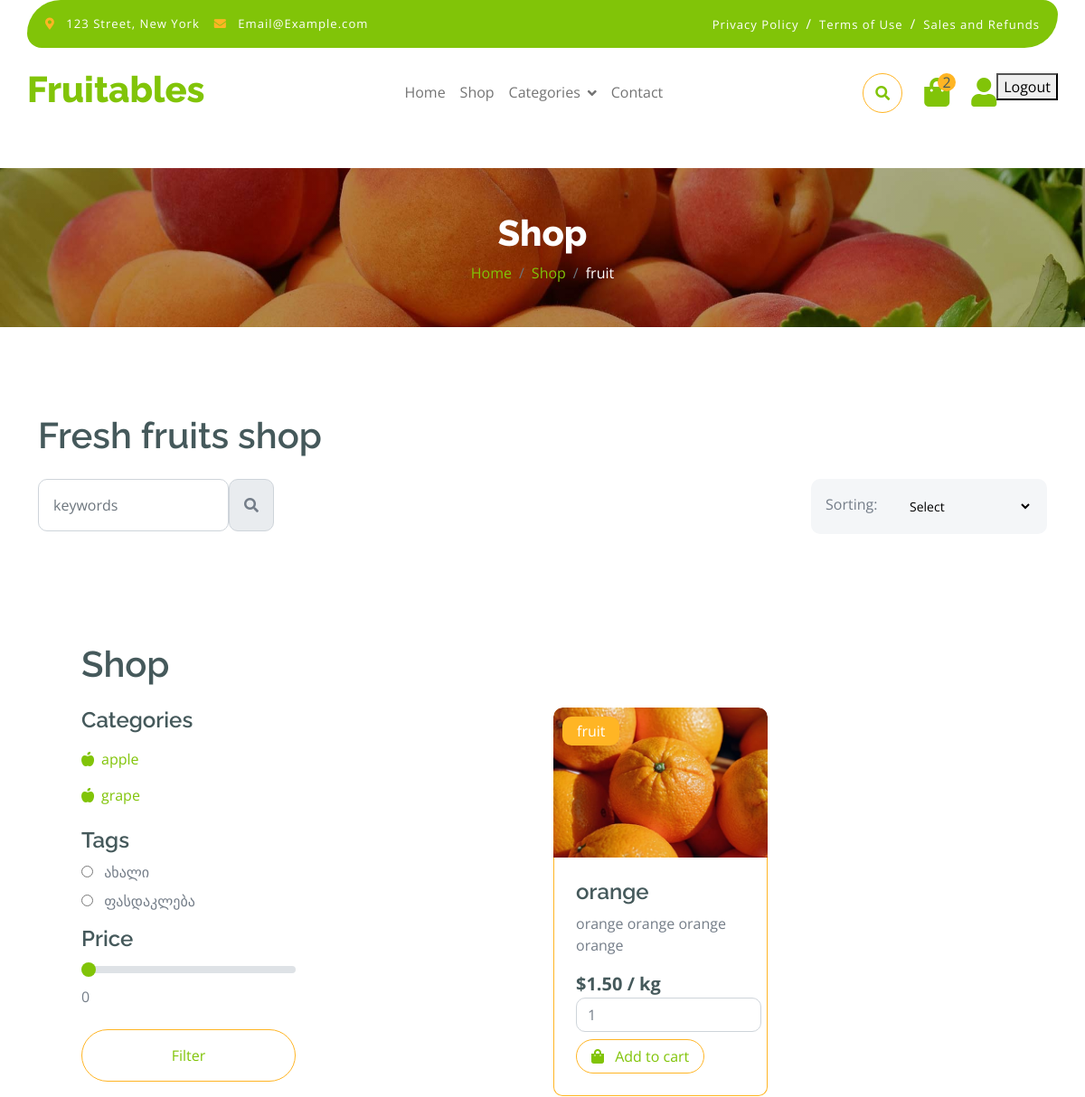
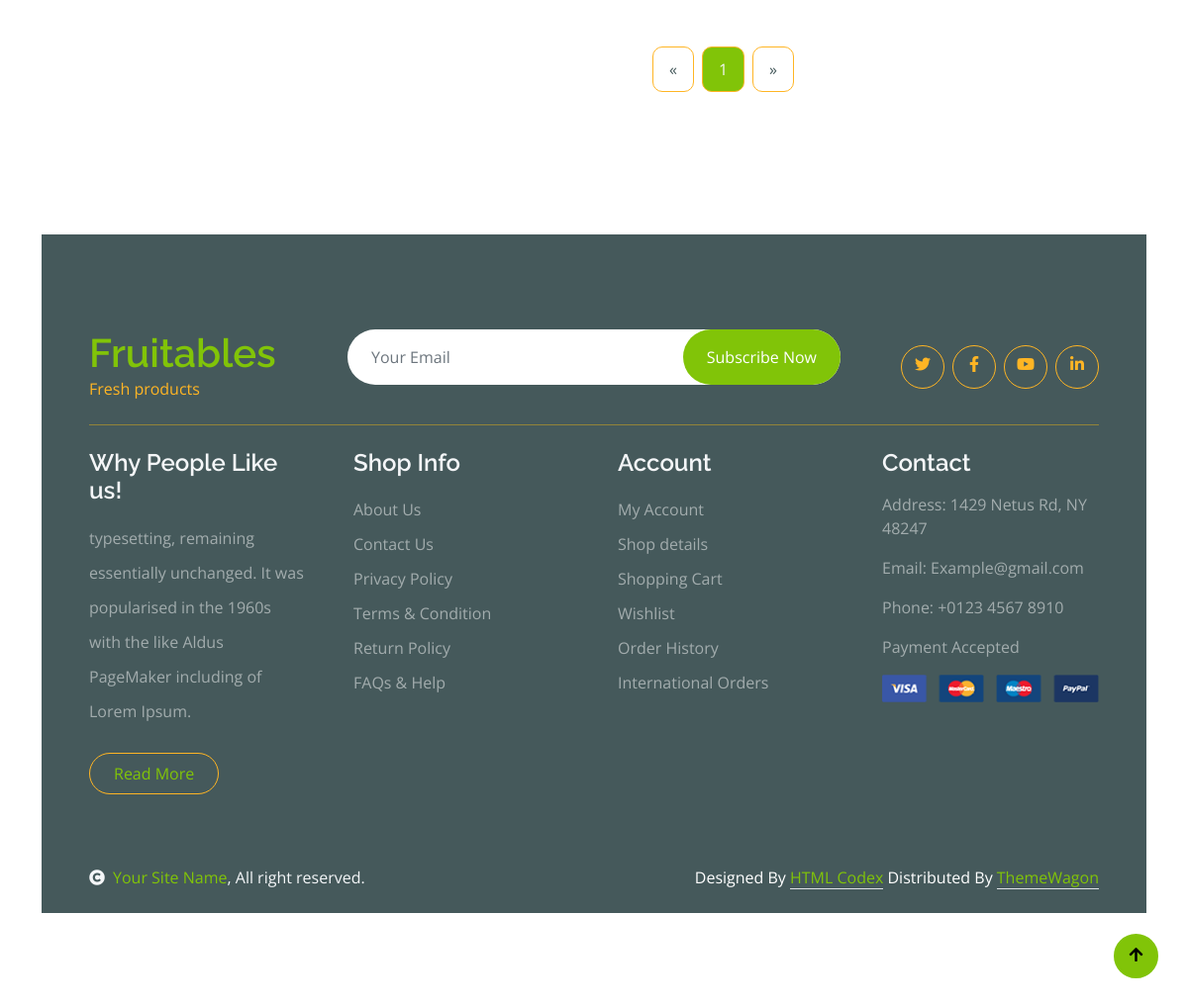
The page /store/category/fruit/ (signed in) on the database its author committed (2 pictures, top to bottom).
### store/models.py (models this page shows, shortened)
class Category(models.Model):
    name = models.CharField(max_length=255)
    slug = models.SlugField()
    parent = models.ForeignKey(
        'self',
        on_delete=models.CASCADE,
        related_name='children',
        blank=True,
        null=True
    )
    class Meta:
        verbose_name_plural = "Categories"

class Tag(models.Model):
    name = models.CharField(max_length=255)

class Product(models.Model):
    name = models.CharField(max_length=255)
    slug = models.SlugField()
    tags = models.ManyToManyField(Tag, blank=True)
    category = models.ForeignKey(Category, on_delete=models.CASCADE)
    price = models.DecimalField(max_digits=10, decimal_places=2)
    weight = models.DecimalField(max_digits=10, decimal_places=2)
    country_of_origin = models.CharField(max_length=100)
    quality = models.CharField(max_length=100)
    check_healthiness = models.CharField(max_length=100)
    min_weight = models.DecimalField(max_digits=5, decimal_places=5)
    description = models.TextField()
    image = models.ImageField(upload_to='products/')
    quantity = models.IntegerField(default=0)
    created_at = models.DateTimeField(default=timezone.now)

### store/views.py (the view)
# urls.py: path('category/', ProductListView.as_view(), name='category'),
@method_decorator([login_required, cache_page(600)], name='dispatch')
class ProductListView(ListView):
    template_name = 'shop.html'
    context_object_name = 'products'
    def get_queryset(self):
        queryset = Product.objects.select_related('category').prefetch_related('tags')
        category_slug = self.kwargs.get('slug')
        if category_slug:
            category = get_object_or_404(Category, slug=category_slug)
            queryset = queryset.filter(category=category)
        query = self.request.GET.get('search_bar')
        if query:
            queryset = queryset.filter(name__icontains=query)
        tag = self.request.GET.get('tag')
        if tag:
            queryset = queryset.filter(tags__name=tag)
        price = self.request.GET.get('rangeInput')
        if price:
            try:
                price = float(price)
                queryset = queryset.filter(price__lte=price)
            except ValueError:
                pass
        sort = self.request.GET.get('sort', '')
        if sort == 'price_asc':
            queryset = queryset.order_by('price')
        elif sort == 'price_desc':
            queryset = queryset.order_by('-price')
        elif sort == 'newest':
            queryset = queryset.order_by('created_at')
        else:
            queryset = queryset.order_by('name')
        return queryset
    def get_context_data(self, **kwargs):
        context = super().get_context_data(**kwargs)
        tags = Tag.objects.all()
        root_categories = Category.objects.filter(parent=None)
        category_slug = self.kwargs.get('slug')
        category = get_object_or_404(Category, slug=category_slug) if category_slug else None
        paginator = Paginator(self.get_queryset(), 6)
        page_number = self.request.GET.get('page')
        page_obj = paginator.get_page(page_number)
        context.update({
            'tags': tags,
            'categories': root_categories,
            'category': category,
            'child_categories': category.children.all() if category else None,
            'page_obj': page_obj,
        })
        return context

### store/context_processors.py (called while the page is built)
def categories(request):
    return {
        'categories': Category.objects.all(),
        'cart_count': CartItem.objects.count() - 1,
    }

### templates/shop.html (shortened to what this page needs)
{% extends 'base.html' %}
    {% block content %}
    <div class="container-fluid page-header py-5">
        <h1 class="text-center text-white display-6">Shop</h1>
        <ol class="breadcrumb justify-content-center mb-0">
            <li class="breadcrumb-item"><a href="{% url 'home' %}">Home</a></li>
            <li class="breadcrumb-item"><a href="{% url 'category' %}">Shop</a></li>
            {% if category %}
            <li class="breadcrumb-item active text-white">{{ category.name }}</li>
            {% endif %}
        </ol>
    </div>
        <div class="container-fluid fruite py-5">
            <div class="container py-5">
                <h1 class="mb-4">Fresh fruits shop</h1>
                <div class="row g-4">
                    <div class="col-lg-12">
                        <div class="row g-4">
                            <div class="col-xl-3">
                                <div class="input-group w-100 mx-auto d-flex">
                                    <form action="{% url 'category' %}" method="get" class="d-flex">
                                        <label>
                                            <input type="search" class="form-control p-3"  name="search_bar" placeholder="keywords" aria-describedby="search-icon-1">
                                        </label>
                                        <button id="search-icon-1" class="input-group-text p-3"><i class="fa fa-search"></i>
                                        </button>
                                    </form>
                                </div>
                            </div>
                            <div class="col-6"></div>
                            <div class="col-xl-3">
                                <div class="bg-light ps-3 py-3 rounded d-flex justify-content-between mb-4">
                                    <label for="sort">Sorting:</label>
                                    <form id="sortform" method="get">
                                    <select id="sort" name="sort" class="border-0 form-select-sm bg-light me-3" onchange="this.form.submit()">
                                        <option value="volvo">Select</option>
                                    </select>
                                    </form>
                                </div>
                            </div>
                        </div>
    <div class="container-fluid fruite py-5">
        <div class="container py-5">
            <h1 class="mb-4">Shop</h1>
            <div class="row g-4">
                <div class="col-lg-3">
                    <div class="mb-3">
                        <h4>Categories</h4>
                        <ul class="list-unstyled fruite-categorie">
                        {% if category.parent == None %}
                            {% for parent_category in child_categories %}
                            <li>
                                <div class="d-flex justify-content-between fruite-name">
                                    <a href="{% url 'category_listing' slug=parent_category.slug %}">
                                        <i class="fas fa-apple-alt me-2"></i>{{ parent_category.name }}
                                    </a>
                                </div>
                            </li>
                            {% endfor %}
                        {% endif %}
                        </ul>
                    </div>
                    <div class="mb-3">
                        <h4>Tags</h4>
                        {% for tag in tags %}
                        <div class="mb-2">
                            <input type="radio" class="me-2" id="tag-{{ tag.id }}" name="tag" value="{{ tag.name }}">
                            <label for="tag-{{ tag.id }}">{{ tag.name }}</label>
                        </div>
                        {% endfor %}
                    </div>
                    <div class="mb-3">
                        <h4 class="mb-2">Price</h4>
                        <input type="range" class="form-range w-100" id="rangeInput" name="rangeInput" min="0" max="500" value="0" oninput="amount.value=rangeInput.value">
                        <output id="amount" name="amount" for="rangeInput">0</output>
                    </div>
                    <div class="d-flex justify-content-center my-4">
                        <button type="button" id="filterButton" class="btn border border-secondary px-4 py-3 rounded-pill text-primary w-100">Filter</button>
                    </div>
                </div>
                <div class="col-lg-9">
                    <div class="row g-4 justify-content-center">
                        {% for product in products %}
                            <div class="col-md-6 col-lg-6 col-xl-4">
                            <div class="rounded position-relative fruite-item">
                            <div class="fruite-img">
                        <img src="{{ product.image.url }}" class="img-fluid w-100 rounded-top" alt="{{ product.name }}">
                            </div>
                        <div class="text-white bg-secondary px-3 py-1 rounded position-absolute" style="top: 10px; left: 10px;">
                            {{ product.category.name }}
                             </div>
                        <div class="p-4 border border-secondary border-top-0 rounded-bottom">
                        <h4>{{ product.name }}</h4>
                        <p>{{ product.description }}</p>
                        <div class="d-flex justify-content-between flex-lg-wrap">
                        <p class="text-dark fs-5 fw-bold mb-0">${{ product.price }} / kg</p>
                        <form method="post" action="{% url 'cart' %}">
                            <label>
                                <input type="number" name="quantity" value="1" min="1" class="form-control d-inline w-auto mb-2">
                            </label>
                            <button type="submit" class="btn border border-secondary rounded-pill px-3 text-primary">
                                <i class="fa fa-shopping-bag me-2 text-primary"></i> Add to cart
                            </button>
                        </form>
                </div>
            </div>
                            </div>
        </div>
                {% endfor %}
                    </div>
                    <div class="pagination d-flex justify-content-center mt-5">
                    {% if page_obj.has_previous %}
                         <a href="?page={{ page_obj.previous_page_number }}{% if request.GET.tag %}&tag={{ request.GET.tag }}{% endif %}{% if request.GET.rangeInput %}&rangeInput={{ request.GET.rangeInput }}{% endif %}" class="rounded">&laquo;</a>
                    {% else %}
                        <a href="#" class="rounded disabled">&laquo;</a>
                    {% endif %}
                    {% for page_num in page_obj.paginator.page_range %}
                        {% if page_num == page_obj.number %}
                             <a href="#" class="active rounded">{{ page_num }}</a>
                        {% else %}
                            <a href="?page={{ page_num }}{% if request.GET.tag %}&tag={{ request.GET.tag }}{% endif %}{% if request.GET.rangeInput %}&rangeInput={{ request.GET.rangeInput }}{% endif %}" class="rounded">{{ page_num }}</a>
                        {% endif %}
                    {% endfor %}
                    {% if page_obj.has_next %}
                        <a href="?page={{ page_obj.next_page_number }}{% if request.GET.tag %}&tag={{ request.GET.tag }}{% endif %}{% if request.GET.rangeInput %}&rangeInput={{ request.GET.rangeInput }}{% endif %}" class="rounded">&raquo;</a>
                    {% else %}
                        <a href="#" class="rounded disabled">&raquo;</a>
                    {% endif %}
                    </div>
                </div>
            </div>
        </div>
    </div>
    {% endblock %}

### static/css/style.css (style rules this page uses)
.btn { font-weight: 600; transition: .5s; }
.btn.border-secondary { transition: 0.5s; }
.page-header { position: relative; background: linear-gradient(rgba(0, 0, 0, 0.3), rgba(0, 0, 0, 0.3)), url(../img/cart-page-header-img.jpg); background-position: center center; background-repeat: no-repeat; background-size: cover; }
@media (min-width: 992px) { .hero-header, .page-header { margin-top: 152px !important; } }
.fruite .fruite-categorie .fruite-name { line-height: 40px; }
.fruite .fruite-categorie .fruite-name a { transition: 0.5s; }
.fruite .fruite-item { height: 100%; transition: 0.5s; }
.fruite .fruite-item .fruite-img { overflow: hidden; transition: 0.5s; border-radius: 10px 10px 0 0; }
.fruite .fruite-item .fruite-img img { transition: 0.5s; }
.pagination { display: inline-block; }
.pagination a { color: var(--bs-dark); padding: 10px 16px; text-decoration: none; transition: 0.5s; border: 1px solid var(--bs-secondary); margin: 0 4px; }
.pagination a.active { background-color: var(--bs-primary); color: var(--bs-light); border: 1px solid var(--bs-secondary); }

### rows shown on the page
Category: name "fruit"
Category: name "apple"
Category: name "grape"
Tag: name "ახალი"
Tag: name "ფასდაკლება"
Product: image (picture), category.name "fruit", name "orange", description "orange orange orange orange", price "1.50"

### other values the page prints
{{ cart_count }} "2"
{{ page_num }} "1"
